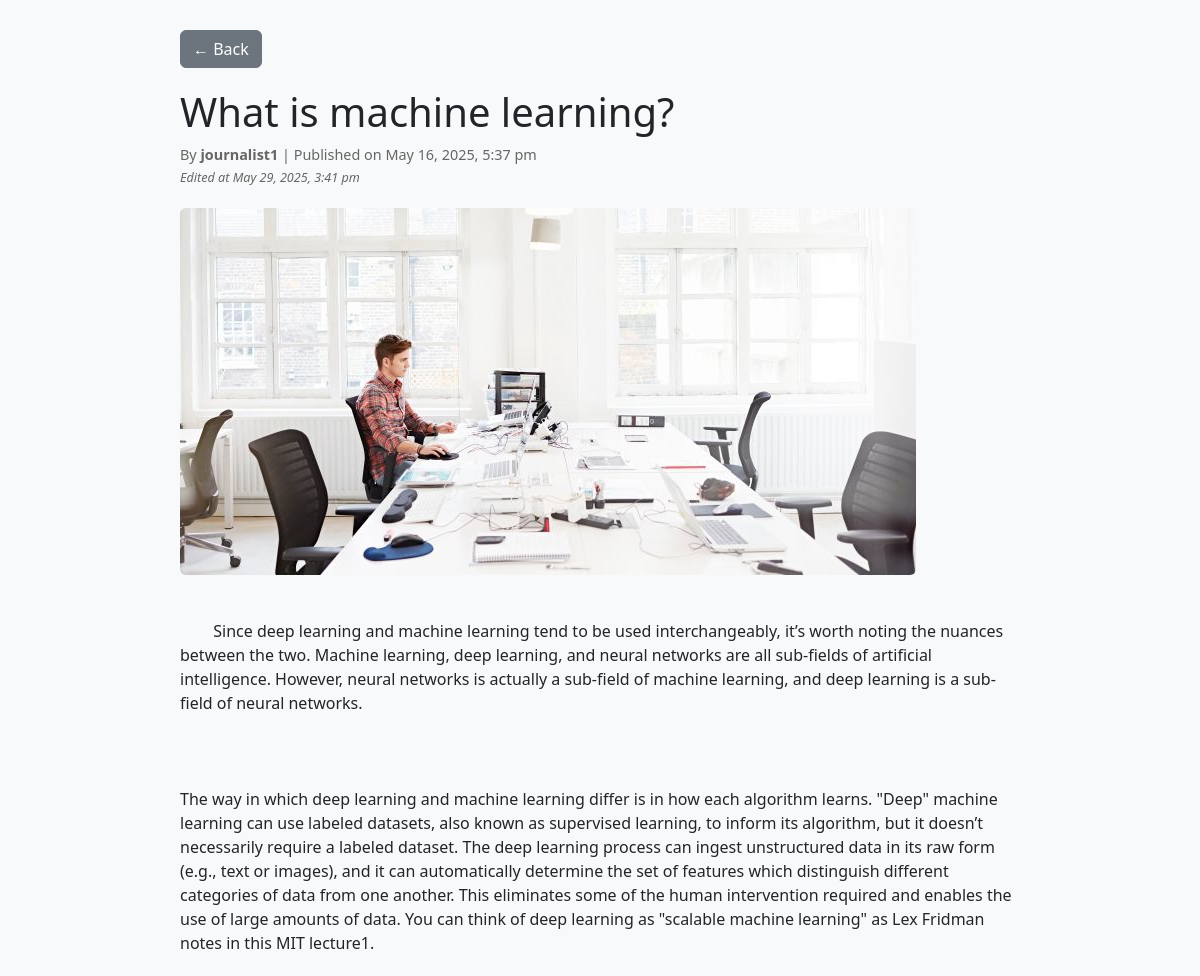
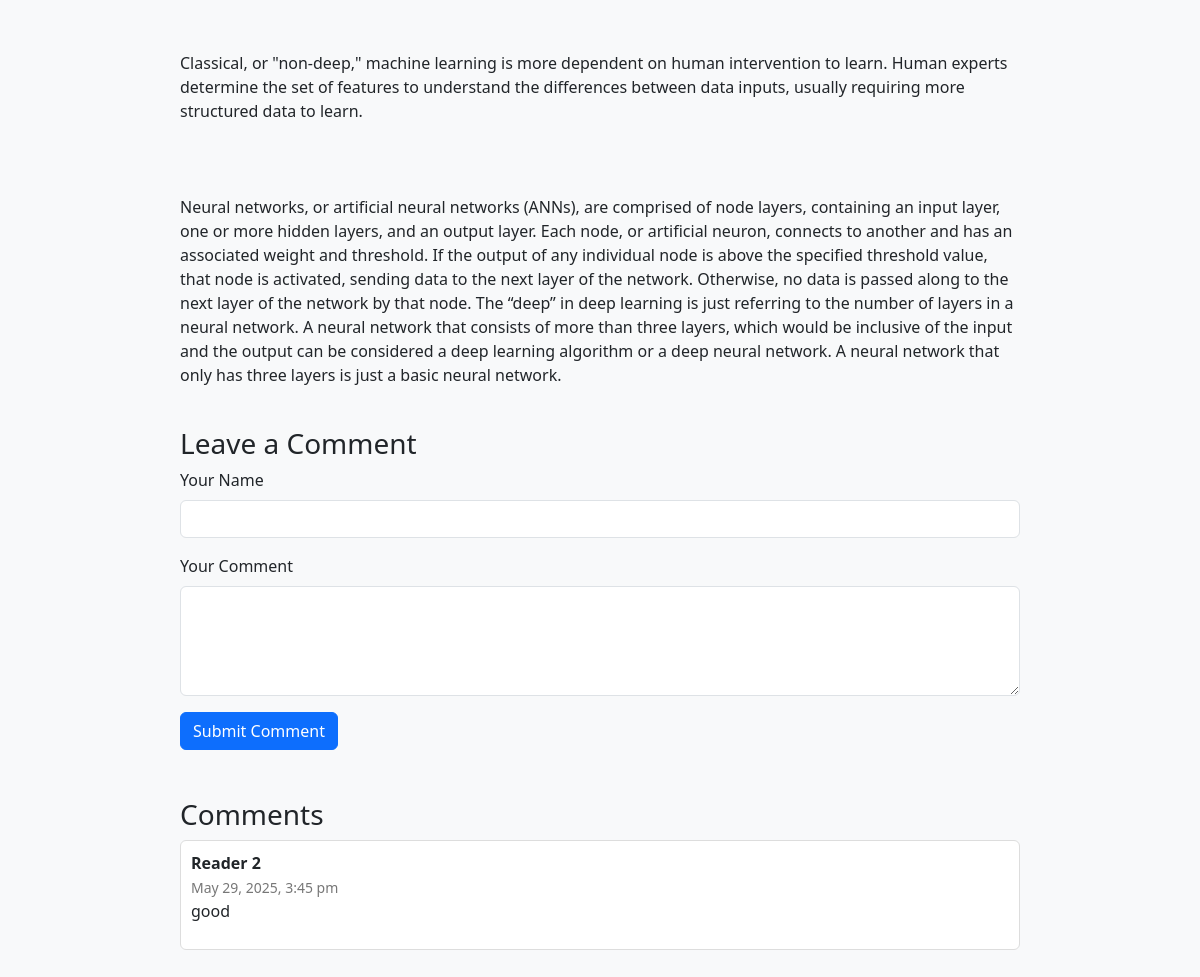
/view_article.php?id=6, run on the app's committed database (2 pictures, top to bottom).
### tables this page shows
CREATE TABLE `articles` (
  `article_id` int(11) NOT NULL,
  `title` varchar(255) NOT NULL,
  `content` text NOT NULL,
  `image_url` varchar(255) DEFAULT NULL,
  `status` enum('draft','pending','approved','declined') DEFAULT 'draft',
  `created_at` timestamp NOT NULL DEFAULT current_timestamp(),
  `updated_at` timestamp NOT NULL DEFAULT current_timestamp() ON UPDATE current_timestamp(),
  `author_id` int(11) DEFAULT NULL
);

CREATE TABLE `users` (
  `user_id` int(11) NOT NULL,
  `username` varchar(50) NOT NULL,
  `email` varchar(100) NOT NULL,
  `password_hash` varchar(255) NOT NULL,
  `role` enum('journalist','editor') NOT NULL,
  `created_at` timestamp NOT NULL DEFAULT current_timestamp(),
  `Is_active` int(11) NOT NULL
);

CREATE TABLE `comments` (
  `comment_id` int(11) NOT NULL,
  `article_id` int(11) DEFAULT NULL,
  `content` text NOT NULL,
  `created_at` timestamp NOT NULL DEFAULT current_timestamp(),
  `name` text NOT NULL,
  `status` enum('pending','approved') NOT NULL DEFAULT 'pending'
);

### view_article.php (the view, shortened to what this page needs)
<?php
require_once 'db.php';
$article_id = intval($_GET['id']);
$comments_enabled = true;
$setting_stmt = $conn->prepare("SELECT comments_enabled FROM comment_settings WHERE article_id = ?");
$setting_stmt->bind_param("i", $article_id);
$setting_stmt->execute();
$setting_stmt->bind_result($comments_enabled_val);
if ($setting_stmt->fetch()) {
    $comments_enabled = (bool)$comments_enabled_val;
}
$stmt = $conn->prepare("SELECT a.title, a.content, a.image_url, a.created_at, a.updated_at, a.status, a.author_id, u.username
                        FROM articles a
                        JOIN users u ON a.author_id = u.user_id
                        WHERE a.article_id = ?");
$stmt->bind_param("i", $article_id);
$stmt->execute();
$stmt->store_result();
$stmt->bind_result($title, $content, $image_url, $created_at, $updated_at, $status, $author_id, $author_username);
$comments = [];
$cstmt = $conn->prepare("SELECT name, content, created_at FROM comments WHERE article_id = ? AND status = 'approved' ORDER BY created_at DESC");
$cstmt->bind_param("i", $article_id);
$cstmt->execute();
$cstmt->bind_result($c_name, $c_content, $c_created);
while ($cstmt->fetch()) {
    $comments[] = ['name' => $c_name, 'content' => $c_content, 'created_at' => $c_created];
}
$back_url = 'index.php';
?>
<!DOCTYPE html>
<html lang="en">
<head>
    <link rel="stylesheet" href="https://cdn.jsdelivr.net/npm/bootstrap@5.3.0/dist/css/bootstrap.min.css" />
</head>
<body>
    <a href="<?php echo htmlspecialchars($back_url); ?>" class="btn btn-secondary back-btn">&larr; Back</a>
    <h1><?php echo htmlspecialchars($title); ?></h1>
    <div class="article-meta">
        By <strong><?php echo htmlspecialchars($author_username); ?></strong> |
        Published on <?php echo date('F j, Y, g:i a', strtotime($created_at)); ?>
        <?php if ($updated_at !== $created_at): ?>
            <br>
            <small><em>Edited at <?php echo date('F j, Y, g:i a', strtotime($updated_at)); ?></em></small>
        <?php endif; ?>
    </div>
    <?php if ($image_url): ?>
        <img src="<?php echo htmlspecialchars($image_url); ?>" alt="Article Image" class="article-image" />
    <?php endif; ?>
    <div class="article-content" style="white-space: pre-wrap;">
        <?php echo nl2br(htmlspecialchars($content)); ?>
    </div>
    <div class="comment-box">
        <h3>Leave a Comment</h3>
        <?php if ($comments_enabled): ?>
            <form method="POST">
                <div class="mb-3">
                    <label for="name" class="form-label">Your Name</label>
                    <input name="name" id="name" class="form-control" required maxlength="100">
                </div>
                <div class="mb-3">
                    <label for="content" class="form-label">Your Comment</label>
                    <textarea name="content" id="content" class="form-control" rows="4" required></textarea>
                </div>
                <button type="submit" class="btn btn-primary">Submit Comment</button>
            </form>
        <?php else: ?>
            <div class="alert alert-warning">Commenting is currently disabled for this article.</div>
        <?php endif; ?>
    </div>
    <div class="comment-box">
        <h3 class="mt-5">Comments</h3>
        <?php if (empty($comments)): ?>
            <p>No comments yet.</p>
        <?php else: ?>
            <?php foreach ($comments as $comment): ?>
                <div class="comment">
                    <strong><?php echo htmlspecialchars($comment['name']); ?></strong><br>
                    <small><?php echo date('F j, Y, g:i a', strtotime($comment['created_at'])); ?></small>
                    <p><?php echo nl2br(htmlspecialchars($comment['content'])); ?></p>
                </div>
            <?php endforeach; ?>
        <?php endif; ?>
    </div>
</body>
</html>

### view_article.php (style rules this page uses)
body { font-family: 'Segoe UI', sans-serif; background-color: #f8f9fa; padding: 30px; max-width: 900px; margin: auto; }
.article-image { max-width: 100%; height: auto; margin-bottom: 20px; border-radius: 6px; }
.back-btn { margin-bottom: 20px; }
.article-meta { color: #666; font-size: 0.9rem; margin-bottom: 20px; }
.comment-box { margin-top: 40px; }
.comment { border: 1px solid #ddd; border-radius: 6px; padding: 10px; margin-bottom: 15px; background-color: #fff; }
.comment small { color: #777; }

### data on the page
articles: title "What is machine learning?", author.username "journalist1", created_at "May 16, 2025, 5:37 pm", updated_at "May 29, 2025, 3:41 pm", image_url (picture), content "Since deep learning and machine learning tend to be used interchangeably, it’s worth noting the nuances between the two. Machine learning, deep learning, and neural networks are all sub-fields of artificial intelligence. However, neural networks is actually a sub-field of machine learning, and deep learning is a sub-field of neural networks. The way in which deep learning and machine learning differ is in how each algorithm learns. \"Deep\" machine learning can use labeled datasets, also known as supervised learning, to inform its algorithm, but it doesn’t necessarily require a labeled dataset. The deep learning process can ingest unstructured data in its raw form (e.g., text or images), and…"
comments: name "Reader 2", created_at "May 29, 2025, 3:45 pm", content "good"
